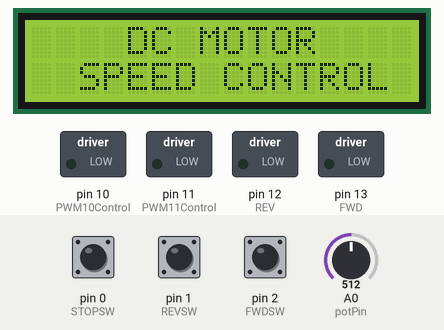
Recording of a sketch running on a simulated Arduino Uno, built with avr-gcc and run on an emulated ATmega328P. Parts: 16×2 character LCD, switched loads named in the sketch (green lamp = pin HIGH). The inputs (shaded band) are chosen by the test bench; at power-on: pin 1 (REVSW) HIGH, A0 (potPin) = 512, pin 0 (STOPSW) HIGH, pin 2 (FWDSW) HIGH.

Above: at 4.2 s.
4.3 s: pin 1 (REVSW) pulled LOW for 0.15 s
At 5.5 s:
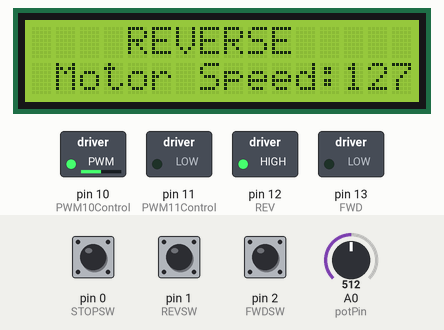
5.9 s: A0 (potPin) set to 420
At 6.6 s:
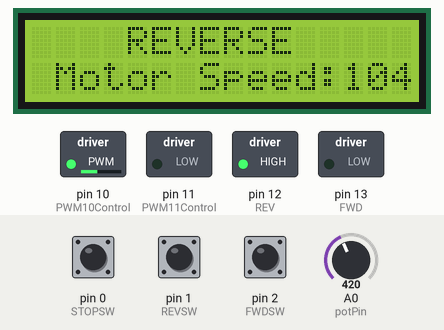
7.4 s: A0 (potPin) set to 383
At 7.8 s:
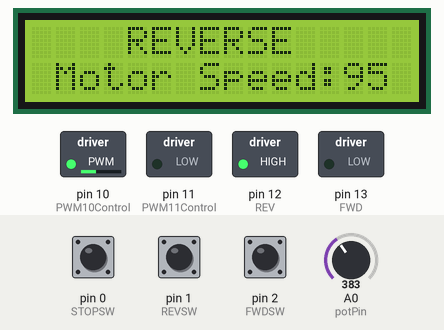
8.9 s: pin 0 (STOPSW) pulled LOW for 0.15 s
At 10.1 s:
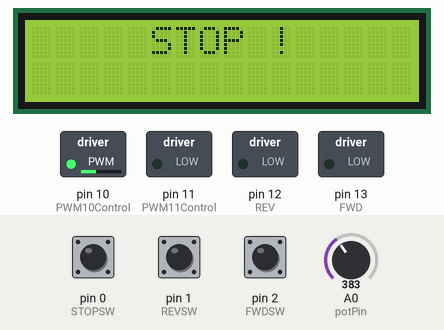
10.5 s: pin 2 (FWDSW) pulled LOW for 0.15 s
At 11.4 s:
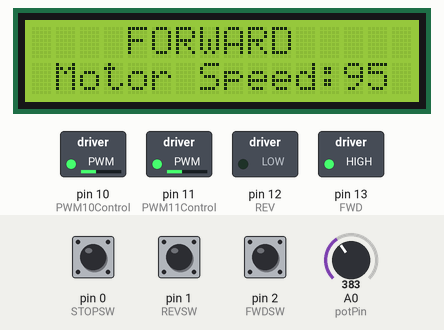
12.1 s: A0 (potPin) set to 43
At 12.5 s:
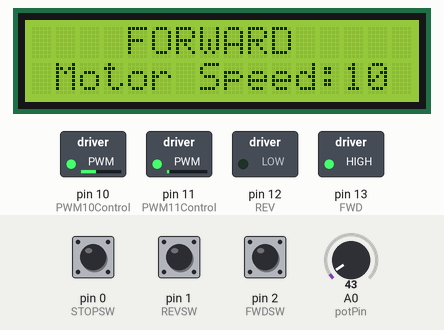
13.6 s: A0 (potPin) set to 37
Timing chart, 0 to 16.1 s (numbered marks = the images above; inputs shaded):
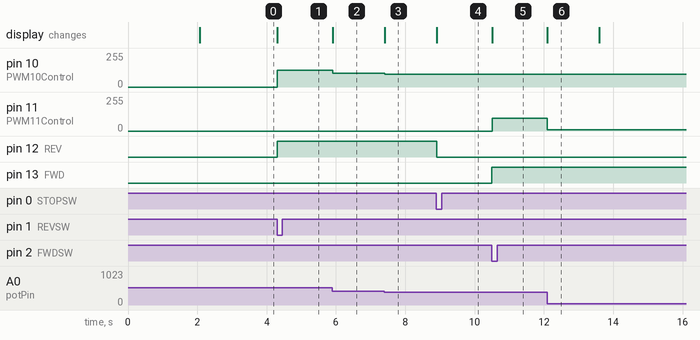

Measured:
- the behaviour switches between 402 and 401 on A0 (potPin) (found by bisection; images 2 and 3)
- after the input at 4.3 s, pin 10 (PWM10Control): 0/255 → 127/255 at once; pin 12 (REV): LOW → HIGH at once; the display: changes at once (image 1)
- after the input at 5.9 s, pin 10 (PWM10Control): 127/255 → 104/255 at once; the display: changes at once (image 2)
- after the input at 7.4 s, pin 10 (PWM10Control): 104/255 → 95/255 at once; the display: changes at once (image 3)
- after the input at 8.9 s, pin 12 (REV): HIGH → LOW at once; the display: changes at once (image 4)
- after the input at 10.5 s, pin 11 (PWM11Control): 0/255 → 95/255 at once; pin 13 (FWD): LOW → HIGH at once; the display: changes at once (image 5)
- after the input at 12.1 s, pin 11 (PWM11Control): 95/255 → 10/255 at once; the display: changes at once (image 6)
- after the input at 13.6 s, pin 11 (PWM11Control): 10/255 → 9/255 at once

The sketch:

dcMotorSpeedControl.ino
```cpp
//----------DC Motor Speed Control----------//

#include<LiquidCrystal.h>            //including header files for LCD(which is inbuilt in arduino...it's really Cool)
LiquidCrystal lcd(8, 9, 4, 5, 6, 7); //rs=8, rw=gnd, en=9, DB4-DB7=4 to 7

int potPin = A0;                     //potPin is connected to analog input A0
int potValue;                        //Declare a variable to store the read value from A0 (0 to 1023)
int motorSpeed;                      //Declare a variable to store the converted pwm output value (0 to 255)
int FWD = 13;                        //Declare a variable to drive the motor in forward direction
int REV = 12;                        //Declare a variable to drive the motor in reverse direction

int PWM11Control = 11;               //PWM output to control the speed of the motor in fwd direction
int PWM10Control = 10;               //PWM output to control the speed of the motor in rev direction

int FWDSW = 2;                       //Switch is connected to pin no 2 to drive the motor in foward direction
int REVSW = 1;                       //Switch is connected to pin no 1 to drive the motor in reverse direction
int STOPSW = 0;                      //Switch is connected to pin no 0 to stop the motor

int FWDSWStatus = 1;                 //Declare a variable to store the forward switch status
int FWDFlag = 0;                     //Declare the variable to remember the switch pressed

int REVSWStatus = 1;                 //Declare a variable to store the reverse switch status
int REVFlag = 0;                     //Declare the variable to remember the switch pressed

int STOPSWStatus = 1;               //Declare a variable to store the stop
int STOPFlag = 0;                   //Declare the variable to remember the switch pressed

void setup()
{
  // put your setup code here, to run once:
//---------------------Motor Controls setup Code-------------------------------------------------//
  pinMode(FWDSW,INPUT);            //Make forward driven switch as input to read the value
  digitalWrite(FWDSW,HIGH);        //Activate the interanl pull up of 20k
  pinMode(REVSW,INPUT);            //Make reverser driven switch as input to read the value
  digitalWrite(REVSW,HIGH);        //Activate the interanl pull up of 20k
  pinMode(STOPSW,INPUT);           //Make stop switch as input to read the value
  digitalWrite(STOPSW,HIGH);       //Activate the interanl pull up of 20k

  pinMode(PWM11Control,OUTPUT);    //Make the PWM11 FWD driven speed control motor pin as output
  pinMode(PWM10Control,OUTPUT);    //Make the PWM10 REV driven speed control motor pin as output
  pinMode(FWD,OUTPUT);             //Make fwd driving pin as output
  pinMode(REV,OUTPUT);             //Make rev driving pin as output
//------------------------------------------------------------------------------------------------//

//---------------------LCD Setup Code-------------------------------------------------------------//
  lcd.begin(16, 2);                //initializing lcd of 16*2 i.e. 16 columns and 2 rows
  lcd.setCursor(0, 0);             //cursor will be placed at column0, row0 i.e. at 80H
  //similarly, column0, row1 means C0H
  lcd.print("    WELCOME !");      //Print Welcome message on lcd
  delay(2000);                     //Delay of 3000 msec i.e. 2 sec
  lcd.clear();                     //Clear the displayed message to display something new

  lcd.print("    DC MOTOR ");      //Dispalying data on lcd by using inbuilt function of arduino
  lcd.setCursor(0, 1);             //set cursor position to column 0 and row 1
  lcd.print("  SPEED CONTROL");
  delay(1000);                     //Delay of 3000 msec i.e. 1 sec
//----------------------------------------------------------------------------------------------//
}

void loop()
{
  // put your main code here, to run repeatedly:
  potValue = analogRead(potPin);                //Read the voltage from potpin which is connected to A0
  motorSpeed = map(potValue, 0, 1023, 0, 255);  //converted value from 0 to 1023 into 0 to 255

//----------------------Forward Speed Control Mechanism------------------------------------------------//
  FWDSWStatus = digitalRead(FWDSW);             //Reading the switch value
  if(FWDSWStatus == LOW)                        //if the switch is pressed
  {
    FWDFlag = 1;                               //Tells me that to remember the switch is pressed
    digitalWrite(FWD,HIGH);                    //This will drive the motor in forward direction

    REVFlag = 0;                               //stopping the motor to be driven in other direction
    digitalWrite(REV,LOW);

    lcd.clear();
    lcd.setCursor(0, 0);
    lcd.print("    FORWARD");
  }

  if(FWDFlag == 1)
    analogWrite(PWM11Control,motorSpeed);
//-----------------------------------------------------------------------------------------------------//


//----------------------Reverse Speed Control Mechanism------------------------------------------------//
  REVSWStatus = digitalRead(REVSW);             //Reading the switch value
  if(REVSWStatus == LOW)                        //if the switch is pressed
  {
    REVFlag = 1;                               //Tells me that to remember the switch is pressed
    digitalWrite(REV,HIGH);                    //This will drive the motor in forward direction

    FWDFlag = 0;                               //stopping the motor to be driven in other direction
    digitalWrite(FWD,LOW);

    lcd.clear();
    lcd.setCursor(0, 0);
    lcd.print("    REVERSE");
  }

  if(REVFlag == 1)
    analogWrite(PWM10Control,motorSpeed);
//----------------------------------------------------------------------------------------------------//

//--------------------------Stop the Motor------------------------------------------------------------//
  STOPSWStatus = digitalRead(STOPSW);            //Reading the switch value
  if(STOPSWStatus == LOW)                        //if the switch is pressed
  {
    REVFlag = 0;                                //Make the reverese flag 0 because we want to stop the motor
    digitalWrite(REV,LOW);                      //This will stop the motor

    FWDFlag = 0;                                //stopping the motor to be driven in other direction
    digitalWrite(FWD,LOW);                      //This will stop the motor

    lcd.clear();
    lcd.setCursor(0, 0);
    lcd.print("     STOP !");
  }
//-----------------------------------------------------------------------------------------------------//
  if(FWDFlag == 1 | REVFlag == 1)
  {
    lcd.setCursor(0, 1);
    lcd.print(" Motor Speed:");
    lcd.println(motorSpeed);
  }

}
```
